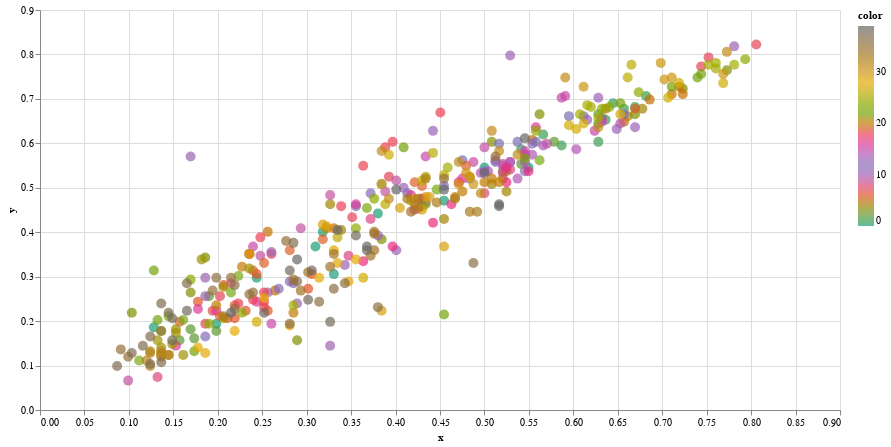

Notebook source saved alongside this figure:
### Code cell
projector = TSNE(n_components=2)
faces_points = projector.fit_transform(faces_X,faces_y)
interactiveDraw(faces_X[:,0],faces_X[:,1],faces_y,faces_y)

### Figure 1 — Vega-Lite specification as saved in the notebook (floating-point values rounded to 4 significant figures; data arrays with more than 128 entries replaced by an {"elided": "..."} marker saying what was removed)
{"config": {"view": {"continuousWidth": 300, "continuousHeight": 300}}, "data": {"name": "data-1d71644973b3b70c19f92c0d77d74ca4"}, "mark": {"type": "circle", "size": 100}, "encoding": {"color": {"field": "color", "scale": {"scheme": "dark2"}, "type": "quantitative"}, "tooltip": [{"field": "label", "type": "quantitative"}], "x": {"field": "x", "type": "quantitative"}, "y": {"field": "y", "type": "quantitative"}}, "height": 400, "params": [{"name": "param_9", "select": {"type": "interval", "encodings": ["x", "y"]}, "bind": "scales"}], "width": 800, "$schema": "https://vega.github.io/schema/vega-lite/v5.20.1.json", "datasets": {"data-1d71644973b3b70c19f92c0d77d74ca4": {"elided": "400 records"}}}
